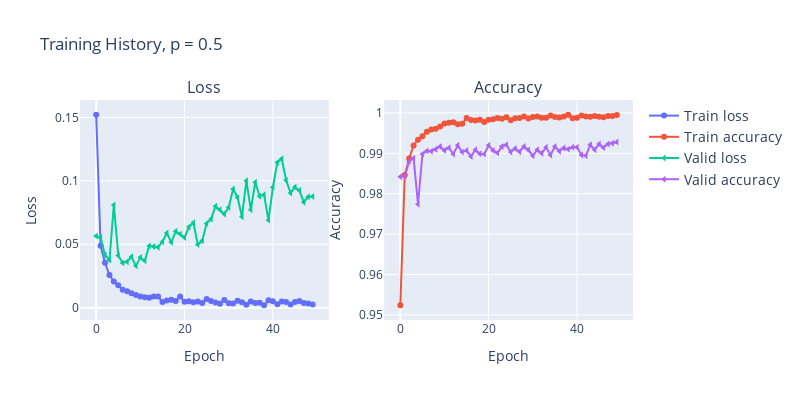

The cell this chart's notebook holds for it:
### Code cell
import plotly.graph_objs as go
import plotly.express as px
from plotly.subplots import make_subplots
from collections import namedtuple
Parametrs = namedtuple('Parametrs', ['mode', 'name', 'marker', 'row', 'col'])
hist_parametrs = {0 : Parametrs(mode='lines+markers', name='Train loss', marker=dict(symbol='circle'), row=1, col=1),
                  1 : Parametrs(mode='lines+markers', name='Train accuracy', marker=dict(symbol='circle'), row=1, col=2),
                  2 : Parametrs(mode='lines+markers', name='Valid loss', marker=dict(symbol='triangle-left'), row=1, col=1),
                  3 : Parametrs(mode='lines+markers', name='Valid accuracy', marker=dict(symbol='triangle-left'), row=1, col=2),}
x_arr = np.arange(len(hists[0]) + 1)
fig = make_subplots(rows=1, cols=2, subplot_titles=('Loss', 'Accuracy'))
for params in range(4):
    curr_params = hist_parametrs[params]
    fig.add_trace(go.Scatter(x=x_arr, y=hists_cnn[params], mode=curr_params.mode, name=curr_params.name, marker=curr_params.marker), row=curr_params.row, col=curr_params.col)
fig.update_yaxes(title_text='Loss', row=1, col=1)
fig.update_xaxes(title_text='Epoch', row=1, col=1)
fig.update_yaxes(title_text='Accuracy', row=1, col=2)
fig.update_xaxes(title_text='Epoch', row=1, col=2)
fig.update_layout(
    title_text="Training History, p = 0.5",
    width=800, height=400,
    legend=dict(font=dict(size=14))
)
fig.show()

### Figure 1 — Plotly figure (JSON) as saved in the notebook; plotly's stock layout.template omitted (floating-point values rounded to 4 significant figures)
{"data": [{"marker": {"symbol": "circle"}, "mode": "lines+markers", "name": "Train loss", "type": "scatter", "x": [0, 1, 2, 3, 4, 5, 6, 7, 8, 9, 10, 11, 12, 13, 14, 15, 16, 17, 18, 19, 20, 21, 22, 23, 24, 25, 26, 27, 28, 29, 30, 31, 32, 33, 34, 35, 36, 37, 38, 39, 40, 41, 42, 43, 44, 45, 46, 47, 48, 49, 50], "xaxis": "x", "y": [0.1522, 0.04884, 0.03533, 0.02574, 0.02057, 0.0176, 0.01418, 0.01284, 0.01143, 0.009876, 0.008804, 0.008194, 0.007706, 0.0088, 0.008748, 0.004514, 0.005656, 0.006243, 0.005305, 0.008724, 0.004745, 0.00506, 0.004327, 0.004816, 0.003714, 0.006816, 0.005147, 0.004067, 0.003093, 0.005947, 0.003419, 0.003321, 0.005496, 0.004298, 0.002378, 0.004805, 0.003694, 0.003893, 0.001886, 0.00584, 0.005073, 0.002598, 0.00478, 0.004464, 0.002413, 0.004469, 0.0052, 0.003675, 0.003233, 0.002441], "yaxis": "y"}, {"marker": {"symbol": "circle"}, "mode": "lines+markers", "name": "Train accuracy", "type": "scatter", "x": [0, 1, 2, 3, 4, 5, 6, 7, 8, 9, 10, 11, 12, 13, 14, 15, 16, 17, 18, 19, 20, 21, 22, 23, 24, 25, 26, 27, 28, 29, 30, 31, 32, 33, 34, 35, 36, 37, 38, 39, 40, 41, 42, 43, 44, 45, 46, 47, 48, 49, 50], "xaxis": "x2", "y": [0.9524, 0.9846, 0.9887, 0.9919, 0.9934, 0.9942, 0.9953, 0.9959, 0.9961, 0.9967, 0.9974, 0.9975, 0.9977, 0.9972, 0.9973, 0.9987, 0.9983, 0.9981, 0.9983, 0.9977, 0.9983, 0.9984, 0.9988, 0.9986, 0.9989, 0.9982, 0.9987, 0.9987, 0.9991, 0.9986, 0.999, 0.9991, 0.9988, 0.9988, 0.9994, 0.999, 0.9989, 0.9991, 0.9995, 0.9987, 0.9988, 0.9994, 0.9991, 0.9991, 0.9992, 0.999, 0.9989, 0.9992, 0.9993, 0.9995], "yaxis": "y2"}, {"marker": {"symbol": "triangle-left"}, "mode": "lines+markers", "name": "Valid loss", "type": "scatter", "x": [0, 1, 2, 3, 4, 5, 6, 7, 8, 9, 10, 11, 12, 13, 14, 15, 16, 17, 18, 19, 20, 21, 22, 23, 24, 25, 26, 27, 28, 29, 30, 31, 32, 33, 34, 35, 36, 37, 38, 39, 40, 41, 42, 43, 44, 45, 46, 47, 48, 49, 50], "xaxis": "x", "y": [0.0565, 0.05518, 0.04157, 0.03752, 0.08095, 0.04109, 0.03529, 0.03623, 0.04012, 0.03296, 0.03967, 0.03693, 0.04872, 0.04823, 0.04764, 0.052, 0.05891, 0.05153, 0.06021, 0.05802, 0.05538, 0.06357, 0.06705, 0.04968, 0.05278, 0.06645, 0.06983, 0.08002, 0.07723, 0.0739, 0.07917, 0.09364, 0.08679, 0.07163, 0.1001, 0.07715, 0.0989, 0.08788, 0.08903, 0.069, 0.09499, 0.1145, 0.1174, 0.1005, 0.0904, 0.09511, 0.09236, 0.08319, 0.08743, 0.08771], "yaxis": "y"}, {"marker": {"symbol": "triangle-left"}, "mode": "lines+markers", "name": "Valid accuracy", "type": "scatter", "x": [0, 1, 2, 3, 4, 5, 6, 7, 8, 9, 10, 11, 12, 13, 14, 15, 16, 17, 18, 19, 20, 21, 22, 23, 24, 25, 26, 27, 28, 29, 30, 31, 32, 33, 34, 35, 36, 37, 38, 39, 40, 41, 42, 43, 44, 45, 46, 47, 48, 49, 50], "xaxis": "x2", "y": [0.9842, 0.9843, 0.988, 0.9888, 0.9774, 0.9898, 0.9906, 0.9905, 0.991, 0.9917, 0.9907, 0.9914, 0.9898, 0.992, 0.9903, 0.9907, 0.9892, 0.9909, 0.9899, 0.9898, 0.992, 0.9907, 0.9901, 0.9917, 0.9921, 0.9903, 0.9912, 0.9904, 0.9917, 0.9908, 0.9894, 0.9909, 0.99, 0.9915, 0.9896, 0.9917, 0.9905, 0.9913, 0.991, 0.9915, 0.9915, 0.9896, 0.9894, 0.9921, 0.9909, 0.9923, 0.9914, 0.9923, 0.9925, 0.9928], "yaxis": "y2"}], "layout": {"annotations": [{"font": {"size": 16}, "showarrow": false, "text": "Loss", "x": 0.225, "xanchor": "center", "xref": "paper", "y": 1, "yanchor": "bottom", "yref": "paper"}, {"font": {"size": 16}, "showarrow": false, "text": "Accuracy", "x": 0.775, "xanchor": "center", "xref": "paper", "y": 1, "yanchor": "bottom", "yref": "paper"}], "height": 400, "legend": {"font": {"size": 14}}, "title": {"text": "Training History, p = 0.5"}, "width": 800, "xaxis": {"anchor": "y", "domain": [0, 0.45], "title": {"text": "Epoch"}}, "xaxis2": {"anchor": "y2", "domain": [0.55, 1], "title": {"text": "Epoch"}}, "yaxis": {"anchor": "x", "domain": [0, 1], "title": {"text": "Loss"}}, "yaxis2": {"anchor": "x2", "domain": [0, 1], "title": {"text": "Accuracy"}}}}
